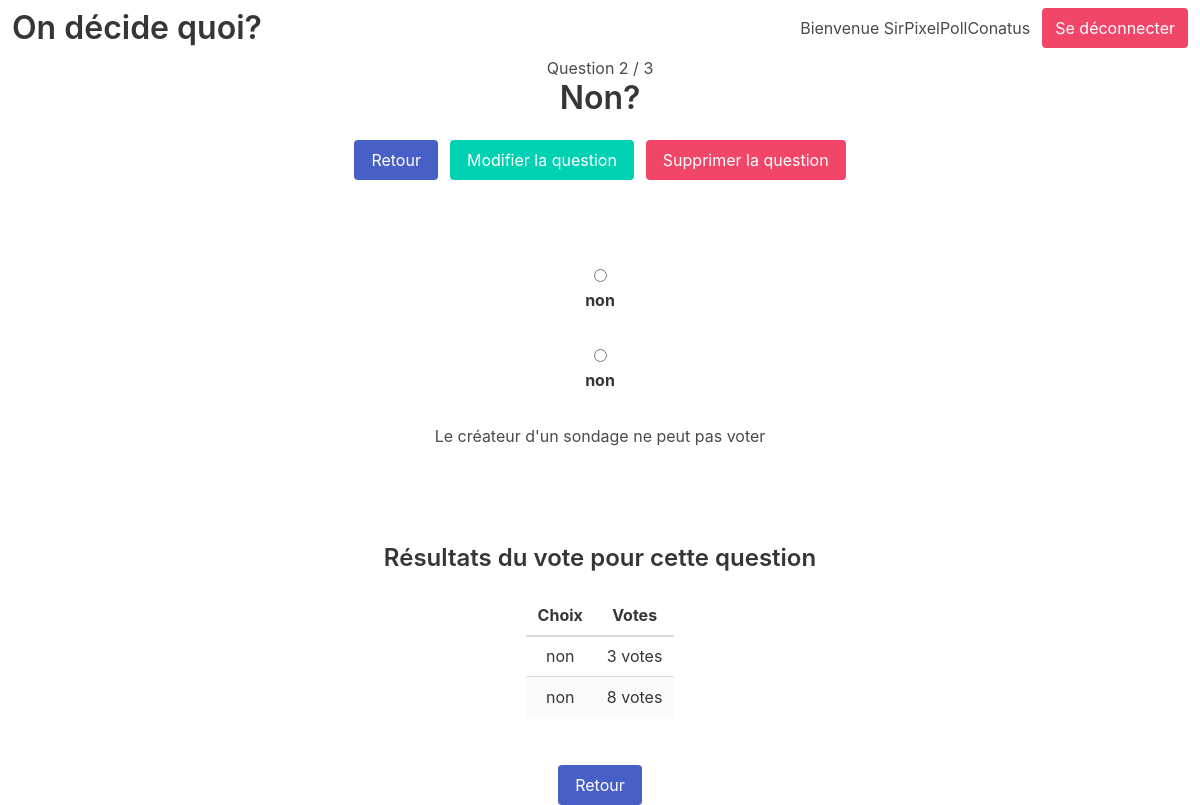
Screenshot of /polls/test_deux/Sondage Test/9 (signed in) with the database file from the repository.
### polling/models.py (models this page shows, shortened)
class Question(models.Model):
    question_text = models.CharField(max_length=600)
    has_multiple_choices=models.BooleanField(default=False)
    question_group=models.ForeignKey(QuestionGroup, on_delete=models.CASCADE,null=True)
    question_number=models.IntegerField(blank=True,default=0)
    user_group=models.ForeignKey(Group, on_delete=models.CASCADE,blank=True,default=0)

class QuestionGroup(models.Model):
    name=models.CharField(max_length=600)
    creator=models.ForeignKey(User, on_delete=models.CASCADE)
    max_responders=models.IntegerField(blank=True,default=0)
    created=models.DateTimeField('date published')
    user_group=models.ForeignKey(Group, on_delete=models.CASCADE,blank=True,default=0)

class Choice(models.Model):
    question = models.ForeignKey(Question, name="Question",on_delete=models.CASCADE)
    choice_text = models.CharField(max_length=600)
    votes = models.IntegerField(default=0)
    class Meta:
        verbose_name = "choice"
        verbose_name_plural = "choices"

### polling/views.py (the view)
# urls.py: path('polls/<str:user_group>/<str:group_name>/<int:question>', views.questionDetail, name='questionDetail'),
def questionDetail(request,user_group,group_name,question):
    group=QuestionGroup.objects.filter(user_group__name__exact=user_group).get(name=group_name)
    question=Question.objects.filter(question_group=group).get(id=question)
    return render(request, 'polling/questionDetail.html', {'group':group,'question':question })

### polling/templates/polling/questionDetail.html (shortened to what this page needs)
{% extends 'polling/base.html' %}
{% block content %}
<div class="container has-text-centered">
    <h1>Question {{question.question_number|add:"1" }} / {{group.question_set.count}}</h1>
    <h1 class="title">{{ question.question_text }}</h1>
    <div class="tile is-ancestor">
        <div class="tile is-parent"></div>
        <div class="tile is-parent field is-grouped">
            {% if user.is_authenticated %}
            <p class="control">
                <button class="button is-link"><a href="{% url 'polling:userGroupsDetail' user_group=group.creator group_name=group.name%}">Retour</a></button>
            </p>
            <p class="control">
                <button class="button is-primary"><a href="{% url 'polling:questionEdit' user_group=group.creator group_name=group.name question_id=question.id %}">Modifier la question</a></button>
            </p>
            <p class="control">
                <button class="button is-danger"><a href="{% url 'polling:questionDelete' user_group=group.creator group_name=group.name question_id=question.id %}">Supprimer la question</a></button>
            </p>
            {%endif%}
        </div>
        <div class="tile is-parent"></div>
    </div>
    <section class="section">
        <form class="field" action="{% url 'polling:vote' user_group=group.creator group_name=group.name question_id=question.id %}" method="post">
        {%if question.has_multiple_choices%}
            {% for choice in question.choice_set.all %}
                <input class="form-check-input" type="checkbox" name="choice" id="choice{{ forloop.counter }}" value="{{ choice.id }}">
                <label class="label" for="choice{{ forloop.counter }}">{{ choice.choice_text }}</label><br>
            {% endfor %}
        {%else%}
            {% for choice in question.choice_set.all %}
                <input class="radio" type="radio" name="choice" id="choice{{ forloop.counter }}" value="{{ choice.id }}">
                <label class="label" for="choice{{ forloop.counter }}">{{ choice.choice_text }}</label><br>
            {% endfor %}
        {%endif%}
        {% if user.is_authenticated %}
        <p>Le créateur d'un sondage ne peut pas voter</p>
        {%else%}
        <input class="button is-primary" type="submit" value="Vote">
        {%endif%}
        </form>
    </section>
    {% if user.is_authenticated %}
    <section class="section has-text-centered">
        <table class="table is-striped is-hoverable">
        <h2 class="title is-4">Résultats du vote pour cette question</h2>
            <thead>
                <tr>
                    <th>Choix</th>
                    <th>Votes</th>
                </tr>
            </thead>
            <tbody>
                {% for choice in question.choice_set.all %}
                    <tr>
                    <td>{{ choice.choice_text }}</td>
                    <td>{{ choice.votes }} vote{{ choice.votes|pluralize }}</td>
                    </tr>
                {% endfor %}
            </tbody>
        </table>
    </section>
    {%endif%}
    <button class="button is-link"><a href="{% url 'polling:userGroupsDetail' user_group=group.creator group_name=group.name%}">Retour</a></button>
</div>
{%endblock%}

### polling/templates/polling/base.html (shortened to what this page needs)
{% load static %}
<!DOCTYPE html>
<html lang="en">
<head>
    <link rel="stylesheet" href="https://cdn.jsdelivr.net/npm/bulma@0.8.2/css/bulma.min.css">
    <link rel="stylesheet" type="text/css" href="{% static 'polling/style.css' %}">
</head>
<nav class="navbar" role="navigation" aria-label="main navigation">
  <div class="navbar-brand">
    <a class="navbar-item" href="/">
      <h1 class="title">On décide quoi?</h1>
    </a>
  </div>
  <div class="navbar-end">
    <div class="navbar-item">
      {% if user.is_authenticated %}
        <h1 class="navbar-item">Bienvenue {{user.username}}</h1>
        <button class="button is-danger navbar-item"><a href="{% url 'polling:logout' %}">Se déconnecter</a></button>
      {%else%}
        <h1 class="navbar-item">Bienvenue</h1>
        <button class="button is-primary navbar-item"><a href="{% url 'polling:signup' %}">S'inscrire</a></button>
        <button class="button is-primary navbar-item"><a href="{% url 'polling:login' %}">Se connecter</a></button>
      {%endif%}
    </div>
  </div>
</nav>
<body>
    {% block content %}
    {% endblock %}
</body>
</html>

### polling/static/polling/style.css (style rules this page uses)
a { color:white }
table { margin:auto; }

### rows the page displays
Question: question_number|add "2", question_text "Non?"
QuestionGroup: question_set.count "3"
Choice: choice_text "non", votes "3"
Choice: choice_text "non", votes "8"

### other values shown
{{ user.username }} "SirPixelPollConatus"
